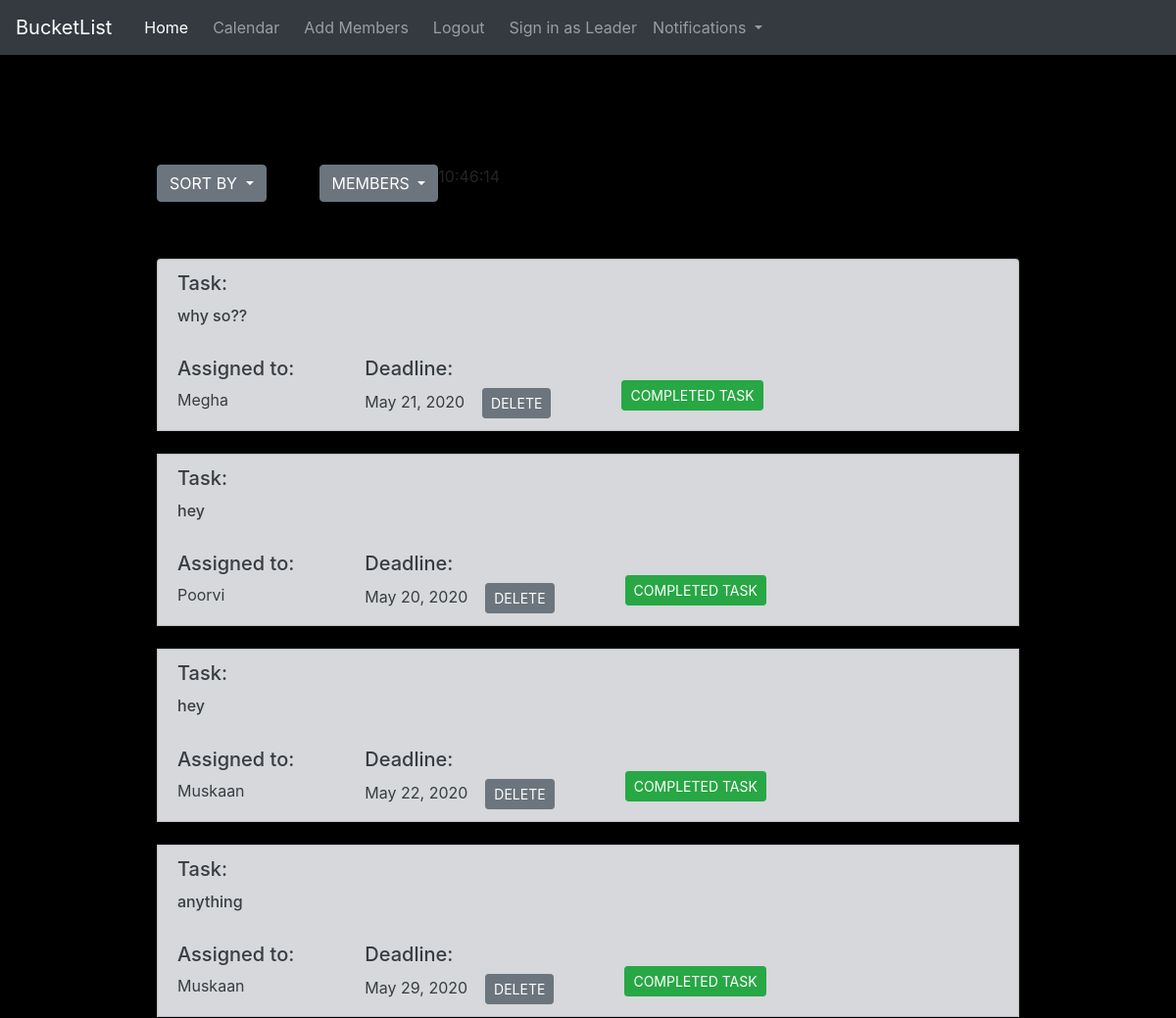
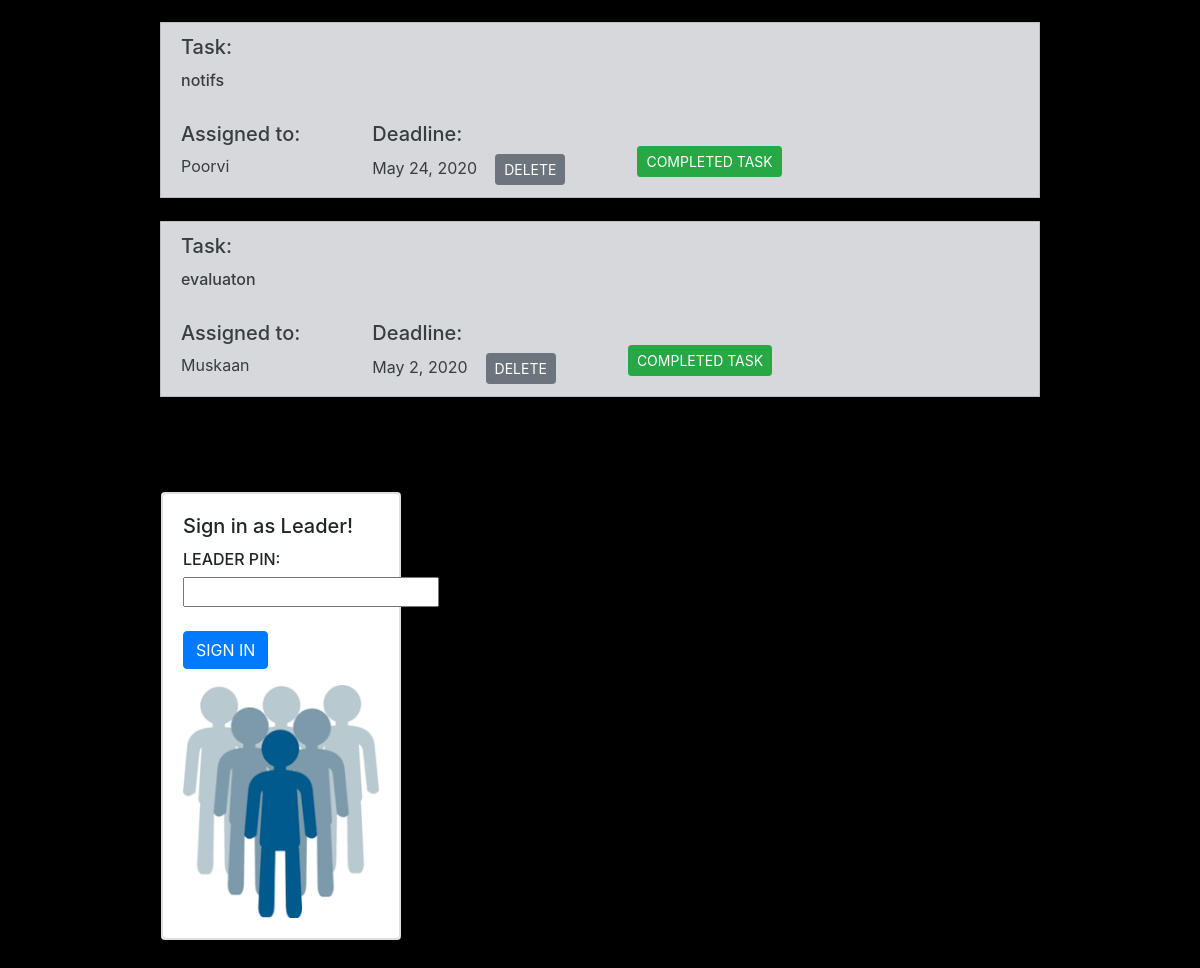
/ (signed in), run on the app's committed database (2 pictures, top to bottom).
### BucketList/models.py (models this page shows)
class ListItem(models.Model):
	team = models.ForeignKey(User,on_delete=models.CASCADE,blank=True,null=True)
	content = models.CharField(max_length=500,blank=True,null=True,default=None)
	deadline = models.DateField()
	member = models.CharField(max_length=100,blank=True,null=True)
	status=models.TextField(max_length=20,default="Incomplete")

### BucketList/views.py (the view)
# urls.py: path('', views.home),
def home(request, leadsignedin={}):
	context={
	'leadsignedin':False
	}
	if request.user.is_authenticated:
		all_member= Profile.objects.filter(memberid__id=request.user.id)
		all_items = ListItem.objects.filter(team__id=request.user.id)
		allitems = all_items.filter(status="Incomplete")
		TeamLeader= Leader.objects.filter(leaderid__id=request.user.id)
		context.update(leadsignedin)
		return render(request,'BucketList/home.html',{'all':allitems,'all_members':all_member,'teamleader':TeamLeader,'leadsignedin':leadsignedin,'notifs':all_items})
	else:
		return render(request,'BucketList/home.html',{})

### BucketList/Templates/BucketList/home.html (shortened to what this page needs)
<DOCTYPE! html>
<html>
<head>
  <link rel="stylesheet" href="https://maxcdn.bootstrapcdn.com/bootstrap/4.0.0/css/bootstrap.min.css">
  <link rel="stylesheet" href="https://maxcdn.bootstrapcdn.com/bootstrap/4.0.0/css/bootstrap.min.css">
  <link rel="stylesheet" href="stylehome.css">
</head>
<section><nav class="navbar navbar-expand-lg navbar-light bg-light navbar navbar-dark bg-dark">
  <a class="navbar-brand" href="/">BucketList</a>
  <div class="collapse navbar-collapse" id="navbarSupportedContent">
    <ul class="navbar-nav mr-auto">
      <li class="nav-item active">
        <a class="nav-link" href="/">Home <span class="sr-only">(current)</span></a>
      </li>&nbsp;&nbsp;
      <li class="nav-item">
        <a class="nav-link" href="{% url 'BucketList:Calendar' %}">Calendar</a>
      </li>&nbsp;&nbsp;
      {% if user.is_authenticated %}
      <li class="nav-item">
        <button type="button" class="nav-link bg-dark" style="padding: none;border: none" onclick="document.getElementById('ADDMEM')" data-toggle="modal" data-target="#examplemodal">
  Add Members
</button></li>
      <li class="nav-item">
        <a class="nav-link " href="{% url 'logout' %}">Logout</a>
      </li>&nbsp;&nbsp;{% if not leadsignedin %}
      <li class="nav-item">
        <a class="nav-link" href="#signasleader">Sign in as Leader</a>
      </li>{% endif %}
      {% endif %}
{% if user.is_authenticated %}
  <li class="nav-item dropdown">
        <a class="nav-link dropdown-toggle " href="#" id="navbarDropdown" role="button" data-toggle="dropdown" aria-haspopup="true" aria-expanded="false">
        Notifications
        </a>
      </li>
{% endif %}
    </ul>
  </div>
</nav>
</section>
<body style=" background:black; box-sizing: border-box ;background-attachment: fixed; background-repeat: no-repeat; background-size: cover;" style="background-position: center;">
<div style="margin-left: 10rem; margin-right: 10rem; margin-top: 7rem;">
{% if user.is_authenticated %}
{% if not leadsignedin %}
<div class="dropdown" style="float: left">
  <button class="btn btn-secondary dropdown-toggle" type="button" id="dropdownMenuButton" data-toggle="dropdown" aria-haspopup="true" aria-expanded="false">
    SORT BY
  </button>
</div>
<div style="float: left">
</div>{% endif %}
<div class="dropdown" style="float: left" >
  <button class="btn btn-secondary dropdown-toggle" type="button" id="dropdownMenuButton" data-toggle="dropdown" aria-haspopup="true" aria-expanded="false">
    MEMBERS
  </button>
</div>
<div id="clock"></div>
<br>
<br>
<br>
  <ul class="list-group">
  {% if all %}
  {% for item in all %}
  <li class="list-group-item list-group-item-action list-group-item-secondary" >
  <h5 class="card-title">Task:</h5>
  <h6 class="card-text">{{ item.content }}</h6>
  <br>
  <div style="float: left"><h5>Assigned to:</h5>{{ item.member }}&nbsp;&nbsp;</div>
  <div style="float: left;">&nbsp;&nbsp;&nbsp;&nbsp;&nbsp;&nbsp;&nbsp;&nbsp;&nbsp;&nbsp;&nbsp;&nbsp;&nbsp;&nbsp;&nbsp;&nbsp;</div>
  <div style="float: left"><h5>Deadline:</h5> {{ item.deadline }} <form action="/delete/{{ item.id }}/" method="post" style="display:inline">
    <input class="btn btn-secondary btn-sm" type="submit" value="DELETE">
    </form></div><br>
    {% if not leadsignedin %}
    <div style="float: left;">&nbsp;&nbsp;&nbsp;&nbsp;&nbsp;&nbsp;&nbsp;&nbsp;&nbsp;&nbsp;&nbsp;&nbsp;&nbsp;&nbsp;&nbsp;&nbsp;</div>
    <div style="float: left"><form action="/complete/{{ item.id }}/" method="post" style="display:inline">{% csrf_token %}<input class="btn btn-success btn-secondary btn-sm" type="submit" value="COMPLETED TASK">
  </form></div>{% endif %}
  </li><br>
  {% endfor %}
  {% else %}
  <p class="display-4" style="margin-top: 10px; color: DimGrey;font-weight: 500">No Task Pending! WOHOO!</p>
  {% endif %}
  <br>
  </ul>
<br>
<br>
{% if not leadsignedin and teamleader %}
<div class="row">
    <div style="float: left;margin-left: 1rem; margin-bottom: 2rem;">
      <div class="card" style="width: 15rem; height: 28rem;" style="float: left">
  <div class="card">
    <div class="card-body">
      <h5 class="card-title">Sign in as Leader!</h5>
        <form id="signasleader" name="signleader" action="/signasleader/" onsubmit="return ValidateSignIn()" method="post">{% csrf_token %}
        <h6>LEADER PIN:</h6><input type="text" name="leaderpin"><br><br>
        <input class="btn btn-primary" type="submit" value="SIGN IN" >
        </form> <img class="card-img-top" >
    </div>
  </div>
</div>
</div>
</div>
{% endif %}
      {% endif %}
</div>
</body>
</html>

### data on the page
ListItem: content "why so??", member "Megha", deadline "May 21, 2020"
ListItem: content "hey", member "Poorvi", deadline "May 20, 2020"
ListItem: content "hey", member "Muskaan", deadline "May 22, 2020"
ListItem: content "anything", member "Muskaan", deadline "May 29, 2020"
ListItem: content "notifs", member "Poorvi", deadline "May 24, 2020"
ListItem: content "evaluaton", member "Muskaan", deadline "May 2, 2020"
